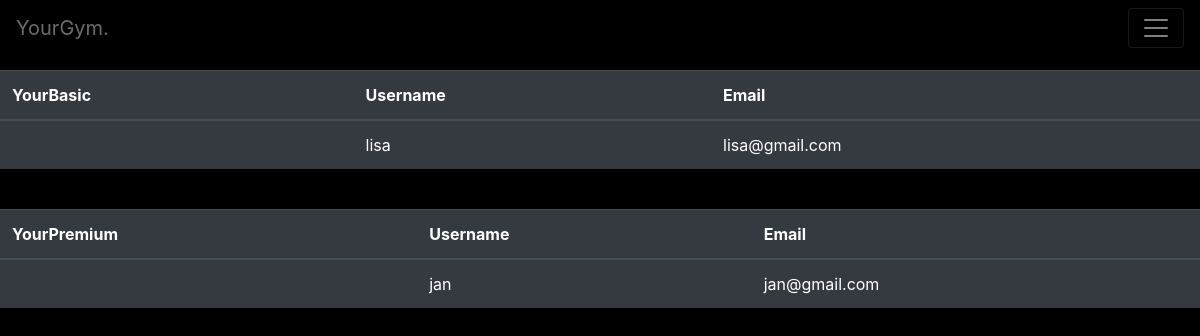
/members, run on the app's committed database.
### main/models.py (models this page shows)
class User(AbstractUser):
    lesson_access = models.BooleanField(default=False)
    tryout = models.CharField(max_length=200, null=True)
    subscription = models.IntegerField(default=None, null=True)

### main/views.py (the view)
# urls.py: path("members", views.members, name="members"),
def members(request):
    context = {
        "basicmembers": User.objects.filter(subscription=3).all(),
        "premiummembers": User.objects.filter(subscription=4).all()
    }
    return render(request, "main/members.html", context)

### main/templates/main/members.html (shortened to what this page needs)
{% extends "main/layout.html" %}
{% block main %}
<table class="table table-dark">
<thead>
  <th> YourBasic </th>
  <th> Username </th>
  <th> Email </th>
</thead>
<tbody>
   {% for member in basicmembers %}
  <tr>
    <td>  </td>
    <td> {{member.username}} </td>
    <td> {{member.email}} </td>
  </tr>
  {% endfor %}
</tbody>
</table>
<br>
<table class="table table-dark">
<thead>
  <th> YourPremium </th>
  <th> Username </th>
  <th> Email </th>
</thead>
<tbody>
   {% for member in premiummembers %}
  <tr>
    <td>  </td>
    <td> {{member.username}} </td>
    <td> {{member.email}} </td>
  </tr>
  {% endfor %}
</tbody>
</table>
{% endblock %}

### main/static/main/stylesheet.css (style rules this page uses)
body { background-color: #000000; color: #ffffff; padding-top: 70px; }

### data on the page
User: username "lisa", email "lisa@gmail.com"
User: username "jan", email "jan@gmail.com"
